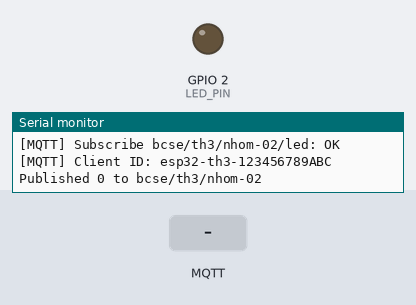
The program below on a simulated ESP32. Shown: output pins drawn as LEDs (lit = HIGH), the last lines printed to the serial monitor. Inputs (shaded band) come from the test bench. WiFi joins after 1.5 s; servers stay silent unless stated; no MQTT or app messages arrive unless stated.

Above: at 3.8 s.
3.9 s: MQTT message "1" arrives on the first subscribed topic
At 4.4 s:
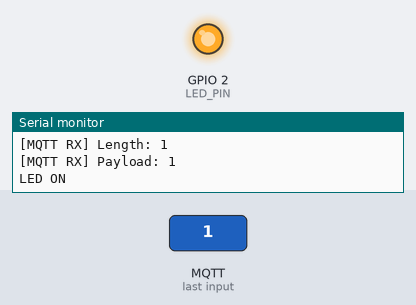
5.4 s: MQTT message "0" arrives on the first subscribed topic
At 6.7 s:
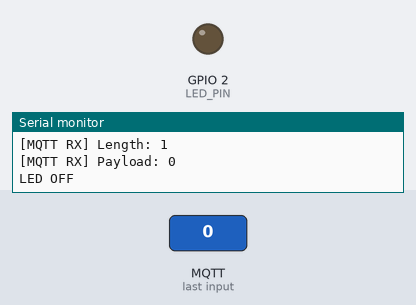
Timing chart, 0 to 8.4 s (numbered marks = the images above; inputs shaded):
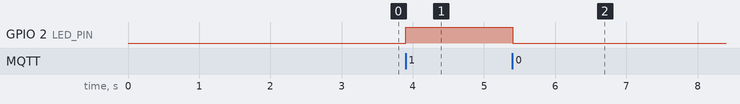

Measured:
- after the input at 3.9 s, GPIO 2 (LED_PIN): LOW → HIGH at once
- after the input at 5.4 s, GPIO 2 (LED_PIN): HIGH → LOW at once

The program:

main.cpp
```cpp
#include <Arduino.h>
#include <WiFi.h>
#include <PubSubClient.h>
#include <cstring>

#define LED_PIN 2

#if defined(WOKWI_SIMULATION)
const char *ssid = "Wokwi-GUEST";
const char *password = "";
#else
const char *ssid = "YOUR_WIFI_SSID";
const char *password = "YOUR_WIFI_PASSWORD";
#endif

const char *broker = "broker.hivemq.com";
const uint16_t brokerPort = 1883;

const char *counterTopic = "bcse/th3/nhom-02";
const char *ledTopic = "bcse/th3/nhom-02/led";

WiFiClient wifiClient;
PubSubClient mqtt(wifiClient);

char clientId[32];
uint32_t counter = 0;
uint32_t lastPublish = 0;
uint32_t lastWiFiRetry = 0;
uint32_t lastMqttRetry = 0;
bool wifiWasConnected = false;
bool ledOn = false;

void mqttCallback(char *topic, byte *payload, unsigned int length)
{
  Serial.printf("[MQTT RX] Topic: %s\n", topic);
  Serial.printf("[MQTT RX] Length: %u\n", length);
  Serial.print("[MQTT RX] Payload: ");

  for (unsigned int i = 0; i < length; i++)
  {
    Serial.write(payload[i]);
  }
  Serial.println();

  if (strcmp(topic, ledTopic) != 0)
  {
    Serial.println("[MQTT RX] Wrong topic");
    return;
  }

  if (length == 1 && payload[0] == '1')
  {
    digitalWrite(LED_PIN, HIGH);
    Serial.println("LED ON");
  }
  else if (length == 1 && payload[0] == '0')
  {
    digitalWrite(LED_PIN, LOW);
    Serial.println("LED OFF");
  }
  else
  {
    Serial.println("[MQTT RX] Invalid payload");
  }
}

void beginWiFi()
{
  WiFi.mode(WIFI_STA);
#if defined(WOKWI_SIMULATION)
  WiFi.begin(ssid, password, 6);
#else
  WiFi.begin(ssid, password);
#endif
  lastWiFiRetry = millis();
  Serial.print("Connecting to Wi-Fi: ");
  Serial.println(ssid);
}

void maintainWiFi()
{
  if (WiFi.status() == WL_CONNECTED)
  {
    if (!wifiWasConnected)
    {
      wifiWasConnected = true;
      Serial.println("Wi-Fi connected");
      Serial.print("IP: ");
      Serial.println(WiFi.localIP());
    }
    return;
  }

  wifiWasConnected = false;

  if (millis() - lastWiFiRetry >= 5000)
  {
    lastWiFiRetry = millis();
    WiFi.reconnect();
  }
}

void makeClientId()
{
  uint64_t chipId = ESP.getEfuseMac();
  snprintf(
      clientId,
      sizeof(clientId),
      "esp32-th3-%04X%08X",
      static_cast<uint16_t>(chipId >> 32),
      static_cast<uint32_t>(chipId));
}

void connectMqtt()
{
  if (mqtt.connected() || millis() - lastMqttRetry < 3000)
  {
    return;
  }

  lastMqttRetry = millis();

  Serial.printf(
      "[MQTT] Connecting to %s:%u...\n",
      broker,
      brokerPort);

  IPAddress brokerIP;

  if (WiFi.hostByName(broker, brokerIP))
  {
    Serial.printf("[DNS] Broker IP: %s\n", brokerIP.toString().c_str());
  }
  else
  {
    Serial.println("[DNS] Broker hostname resolution failed");
  }

  if (mqtt.connect(clientId))
  {
    Serial.println("[MQTT] Connected!");

    const bool subscribed = mqtt.subscribe(ledTopic);

    Serial.printf(
        "[MQTT] Subscribe %s: %s\n",
        ledTopic,
        subscribed ? "OK" : "FAILED");

    Serial.printf("[MQTT] Client ID: %s\n", clientId);
  }
  else
  {
    Serial.printf(
        "[MQTT] Connection failed, state = %d\n",
        mqtt.state());
  }
}
void setup()
{
  Serial.begin(115200);
  pinMode(LED_PIN, OUTPUT);
  digitalWrite(LED_PIN, LOW);

  makeClientId();
  mqtt.setServer(broker, brokerPort);
  mqtt.setCallback(mqttCallback);
  mqtt.setKeepAlive(30);
  mqtt.setBufferSize(256);

  beginWiFi();
}

void loop()
{
  maintainWiFi();

  if (WiFi.status() != WL_CONNECTED)
  {
    delay(10);
    return;
  }

  connectMqtt();
  mqtt.loop();

  if (mqtt.connected() && millis() - lastPublish >= 2000)
  {
    lastPublish = millis();
    String value = String(counter++);

    if (mqtt.publish(counterTopic, value.c_str()))
    {
      Serial.print("Published ");
      Serial.print(value);
      Serial.print(" to ");
      Serial.println(counterTopic);
    }
  }

  delay(1);
}
```
